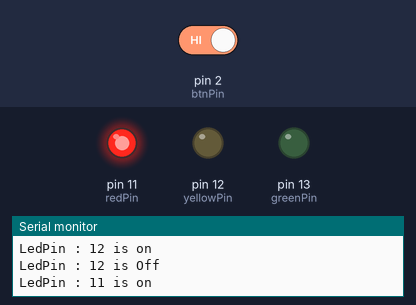
The sketch below on a simulated Arduino Uno, built with avr-gcc and run on an emulated ATmega328P. On the bench: output pins drawn as LEDs (lit = HIGH), the last lines printed to the serial monitor. The test bench sets the inputs (shaded band); at power-on: pin 2 (btnPin) HIGH.

Above: at 6.1 s.
At 29.2 s:
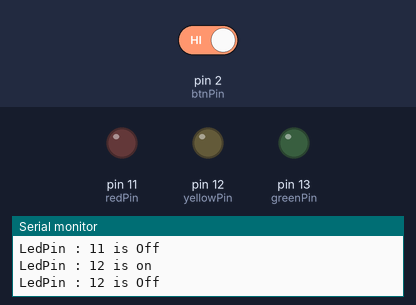
29.3 s: pin 2 (btnPin) driven HIGH
At 32.9 s:
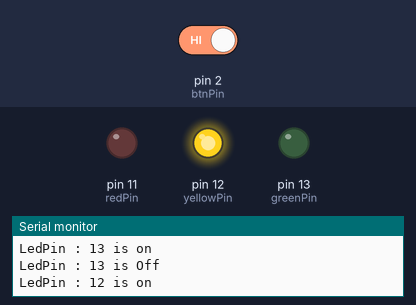
Timing chart, 0 to 48.5 s (numbered marks = the images above; inputs shaded):
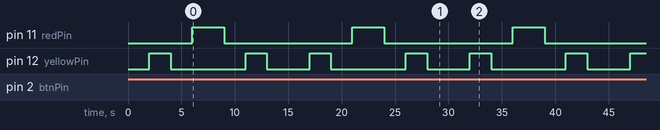

The sketch:

TrafficLigths.ino
```cpp
const int btnPin = 2;
const int greenPin= 13;
const int yellowPin= 12;
const int redPin= 11;

int btnState = 0;

void setup() {
  // put your setup code here, to run once:
 Serial.begin(9600);
 pinMode(btnPin, INPUT);
 pinMode(greenPin, OUTPUT);
 pinMode(yellowPin, OUTPUT);
 pinMode(redPin, OUTPUT);


}

void loop() {
  // put your main code here, to run repeatedly:
 btnState = digitalRead(btnPin);


 if (btnState == LOW){
  ledOn(greenPin);

 } else {
  ledOff(greenPin);
  delay(2000);
  ledOn(yellowPin);
  delay(2000);
  ledOff(yellowPin);
  delay(2000);
  ledOn(redPin);
  delay(3000);
  ledOff(redPin);
  delay(2000);
  ledOn(yellowPin);
  delay(2000);
  ledOff(yellowPin);
  delay(2000);
  ledOn(greenPin);

 }
}

void ledOn(int pin) {
  digitalWrite(pin, HIGH);
  Serial.print("LedPin : ");
  Serial.print(pin);
  Serial.println(" is on");
}

void ledOff(int pin) {
  digitalWrite(pin, LOW);
  Serial.print("LedPin : ");
  Serial.print(pin);
  Serial.println(" is Off");
}

void blinkLed(int pin, int millisec){
  ledOn(pin);
  delay(millisec);
  ledOff(pin);
  delay(millisec);
  }
```

Measured:
- by itself, pin 11 (redPin): alternates HIGH for 3.0 s and LOW for 12.0 s
